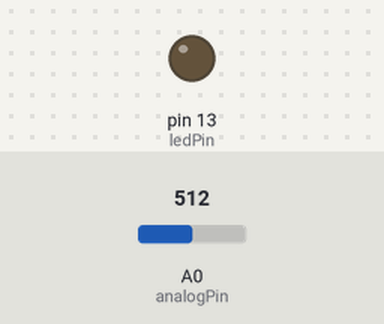
This sketch was run on a simulated Arduino Uno, built with avr-gcc and run on an emulated ATmega328P. Shown: output pins drawn as LEDs (lit = HIGH). The inputs (shaded band) are chosen by the test bench; at power-on: A0 (analogPin) = 512. What the sketch prints to the serial monitor is not drawn.

Above: at 6.4 s.
6.5 s: A0 (analogPin) set to 599
8.0 s: A0 (analogPin) set to 630
At 9.3 s:
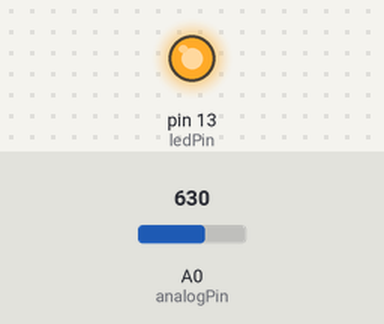
9.6 s: A0 (analogPin) set to 511
At 10.4 s:
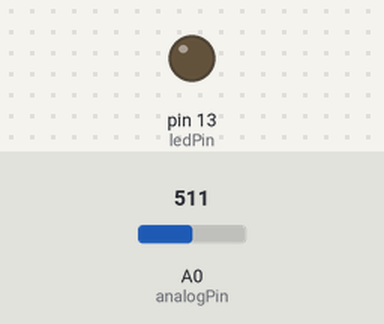
11.1 s: A0 (analogPin) set to 416
12.6 s: A0 (analogPin) set to 391
At 14.0 s:
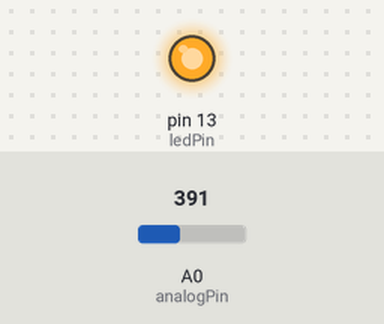
Timing chart, 0 to 15.1 s (numbered marks = the images above; inputs shaded):
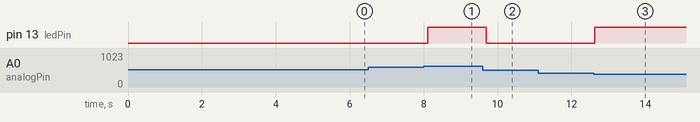

Measured:
- the behaviour switches between 614 and 615 on A0 (analogPin) (found by bisection; images 0 and 1)
- the behaviour switches between 410 and 409 on A0 (analogPin) (found by bisection; images 2 and 3)
- after the input at 6.5 s, every drawn part: stays the same
- after the input at 8.0 s, pin 13 (ledPin): LOW → HIGH after 0.11 s
- after the input at 9.6 s, pin 13 (ledPin): HIGH → LOW after 0.10 s
- after the input at 11.1 s, every drawn part: stays the same
- after the input at 12.6 s, pin 13 (ledPin): LOW → HIGH at once

The sketch:

AIR0214_Angad_Jatayu_check_code.ino
```cpp
// Jai Shree Ram

// Sensor pins
const int analogPin = A0;       // Single sensor
const int ledPin = 13;          // LED for sensor
const int sampleCount = 20;     // Number of samples for averaging

// Sensor variables
float detectionThresholdMax = 1.0;
float detectionThresholdMin = 1.0;
float ambientNoiseLevel = 0;
bool powerCutDetected = false;

void setup() {
  Serial.begin(9600);
  pinMode(ledPin, OUTPUT);

  Serial.println("=== Live Wire Detector (Single Sensor) ===");

  // Calibrate sensor
  calibrateSensor();
}

void loop() {
  float currentVoltage = readAverageVoltage(analogPin, sampleCount);

  // Check live wire detection
  bool liveWireDetected = (currentVoltage > detectionThresholdMax || currentVoltage < detectionThresholdMin);

  digitalWrite(ledPin, liveWireDetected ? HIGH : LOW);

  // Print status every second
  static unsigned long lastPrint = 0;
  if (millis() - lastPrint > 1000) {
    lastPrint = millis();

    Serial.print("Time: ");
    Serial.print(millis() / 1000);
    Serial.print("s | Sensor: ");
    Serial.print(currentVoltage, 3);
    Serial.print("V ");
    Serial.print(liveWireDetected ? "⚠️  Fault Detected" : "✅ Normal");
    Serial.println();
  }

  delay(100);
}

void calibrateSensor() {
  Serial.println("Calibrating... Please ensure no live wires nearby");
  for (int i = 5; i > 0; i--) {
    Serial.print(String(i) + "...");
    delay(1000);
  }
  Serial.println();

  // Measure ambient noise
  ambientNoiseLevel = readAverageVoltage(analogPin, 125);

  detectionThresholdMax = ambientNoiseLevel + 0.5; // 0.7V above ambient
  detectionThresholdMin = ambientNoiseLevel - 0.5;

  Serial.println("Calibration Results:");
  Serial.print("Ambient: ");
  Serial.print(ambientNoiseLevel, 3);
  Serial.print("V, Threshold: [");
  Serial.print(detectionThresholdMin, 3);
  Serial.print("V - ");
  Serial.print(detectionThresholdMax, 3);
  Serial.println("V]");

  Serial.println("Calibration complete!");
  Serial.println("==============================================");
}

float readAverageVoltage(int pin, int samples) {
  long sum = 0;
  for (int i = 0; i < samples; i++) {
    sum += analogRead(pin);
    delay(1);
  }
  return (float)sum / samples * (5.0 / 1023.0);
}
```
